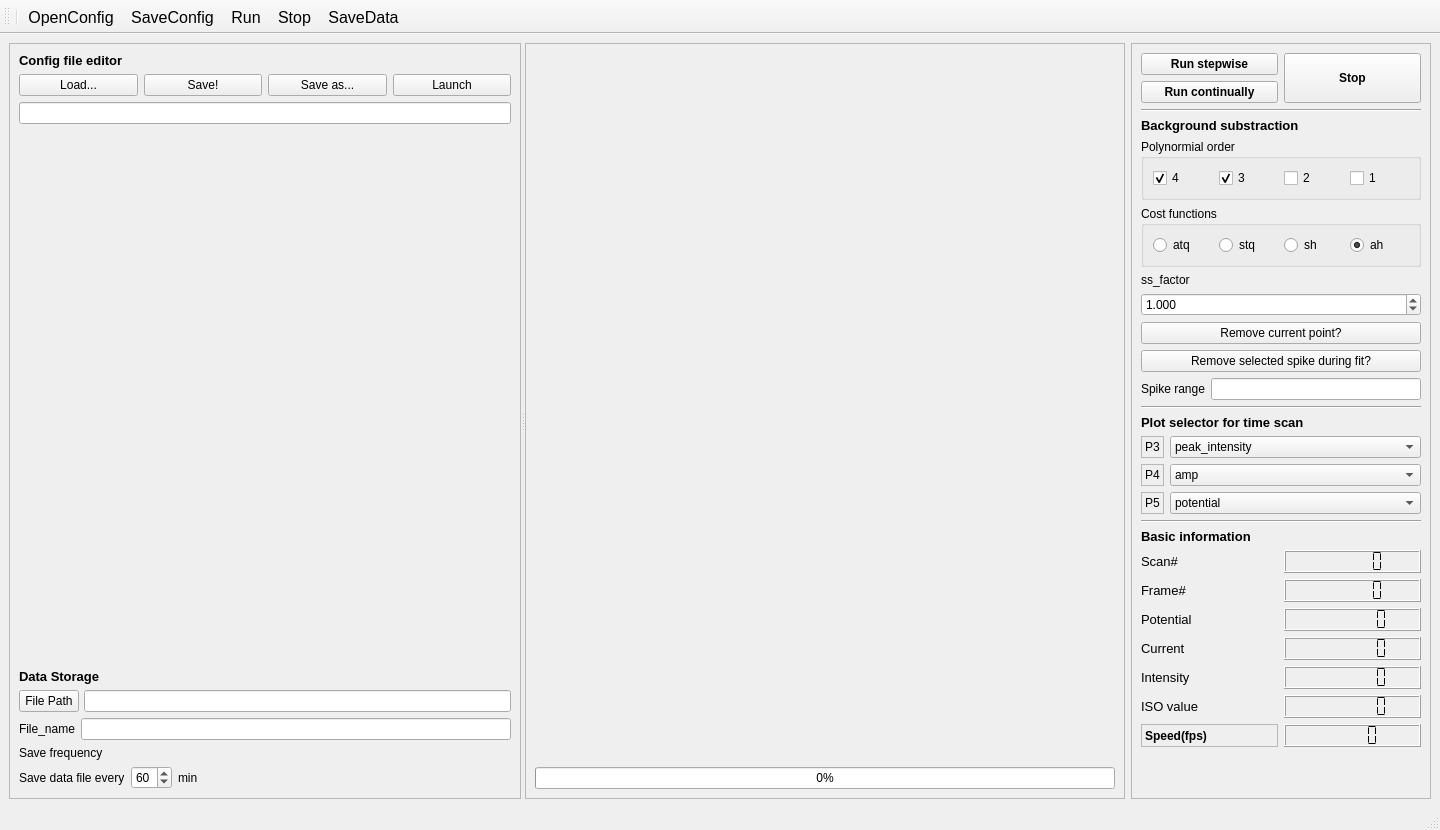
<?xml version="1.0" encoding="UTF-8"?>
<ui version="4.0">
 <class>MainWindow</class>
 <widget class="QMainWindow" name="MainWindow">
  <property name="geometry">
   <rect>
    <x>0</x>
    <y>0</y>
    <width>1440</width>
    <height>830</height>
   </rect>
  </property>
  <property name="sizePolicy">
   <sizepolicy hsizetype="Expanding" vsizetype="Preferred">
    <horstretch>0</horstretch>
    <verstretch>0</verstretch>
   </sizepolicy>
  </property>
  <property name="windowTitle">
   <string>MainWindow</string>
  </property>
  <widget class="QWidget" name="centralwidget">
   <layout class="QGridLayout" name="gridLayout_3">
    <item row="0" column="0">
     <widget class="QSplitter" name="splitter">
      <property name="orientation">
       <enum>Qt::Horizontal</enum>
      </property>
      <widget class="QFrame" name="frame">
       <property name="sizePolicy">
        <sizepolicy hsizetype="Fixed" vsizetype="Expanding">
         <horstretch>0</horstretch>
         <verstretch>0</verstretch>
        </sizepolicy>
       </property>
       <property name="maximumSize">
        <size>
         <width>100000</width>
         <height>16777215</height>
        </size>
       </property>
       <property name="frameShape">
        <enum>QFrame::StyledPanel</enum>
       </property>
       <property name="frameShadow">
        <enum>QFrame::Raised</enum>
       </property>
       <layout class="QVBoxLayout" name="verticalLayout">
        <item>
         <widget class="QLabel" name="label">
          <property name="sizePolicy">
           <sizepolicy hsizetype="Fixed" vsizetype="Fixed">
            <horstretch>0</horstretch>
            <verstretch>0</verstretch>
           </sizepolicy>
          </property>
          <property name="font">
           <font>
            <pointsize>10</pointsize>
            <weight>75</weight>
            <bold>true</bold>
           </font>
          </property>
          <property name="text">
           <string>Config file editor</string>
          </property>
         </widget>
        </item>
        <item>
         <layout class="QHBoxLayout" name="horizontalLayout_2">
          <property name="sizeConstraint">
           <enum>QLayout::SetDefaultConstraint</enum>
          </property>
          <item>
           <widget class="QPushButton" name="open">
            <property name="sizePolicy">
             <sizepolicy hsizetype="Expanding" vsizetype="Fixed">
              <horstretch>0</horstretch>
              <verstretch>0</verstretch>
             </sizepolicy>
            </property>
            <property name="text">
             <string>Load...</string>
            </property>
           </widget>
          </item>
          <item>
           <widget class="QPushButton" name="save">
            <property name="sizePolicy">
             <sizepolicy hsizetype="Expanding" vsizetype="Fixed">
              <horstretch>0</horstretch>
              <verstretch>0</verstretch>
             </sizepolicy>
            </property>
            <property name="text">
             <string>Save!</string>
            </property>
           </widget>
          </item>
          <item>
           <widget class="QPushButton" name="saveas">
            <property name="sizePolicy">
             <sizepolicy hsizetype="Expanding" vsizetype="Fixed">
              <horstretch>0</horstretch>
              <verstretch>0</verstretch>
             </sizepolicy>
            </property>
            <property name="text">
             <string>Save as...</string>
            </property>
           </widget>
          </item>
          <item>
           <widget class="QPushButton" name="launch">
            <property name="sizePolicy">
             <sizepolicy hsizetype="Expanding" vsizetype="Fixed">
              <horstretch>0</horstretch>
              <verstretch>0</verstretch>
             </sizepolicy>
            </property>
            <property name="text">
             <string>Launch</string>
            </property>
           </widget>
          </item>
         </layout>
        </item>
        <item>
         <widget class="QLineEdit" name="lineEdit">
          <property name="sizePolicy">
           <sizepolicy hsizetype="Expanding" vsizetype="Fixed">
            <horstretch>0</horstretch>
            <verstretch>0</verstretch>
           </sizepolicy>
          </property>
          <property name="maximumSize">
           <size>
            <width>4000000</width>
            <height>16777215</height>
           </size>
          </property>
         </widget>
        </item>
        <item>
         <widget class="SolverParameters" name="widget_config" native="true">
          <property name="sizePolicy">
           <sizepolicy hsizetype="Preferred" vsizetype="Expanding">
            <horstretch>0</horstretch>
            <verstretch>0</verstretch>
           </sizepolicy>
          </property>
         </widget>
        </item>
        <item>
         <widget class="QLabel" name="label_2">
          <property name="sizePolicy">
           <sizepolicy hsizetype="Fixed" vsizetype="Fixed">
            <horstretch>0</horstretch>
            <verstretch>0</verstretch>
           </sizepolicy>
          </property>
          <property name="font">
           <font>
            <pointsize>10</pointsize>
            <weight>75</weight>
            <bold>true</bold>
           </font>
          </property>
          <property name="text">
           <string>Data Storage</string>
          </property>
         </widget>
        </item>
        <item>
         <layout class="QHBoxLayout" name="horizontalLayout_3" stretch="0,0">
          <property name="spacing">
           <number>5</number>
          </property>
          <property name="sizeConstraint">
           <enum>QLayout::SetFixedSize</enum>
          </property>
          <item>
           <widget class="QPushButton" name="pushButton_filePath">
            <property name="sizePolicy">
             <sizepolicy hsizetype="Fixed" vsizetype="Fixed">
              <horstretch>0</horstretch>
              <verstretch>0</verstretch>
             </sizepolicy>
            </property>
            <property name="minimumSize">
             <size>
              <width>60</width>
              <height>0</height>
             </size>
            </property>
            <property name="maximumSize">
             <size>
              <width>50</width>
              <height>16777215</height>
             </size>
            </property>
            <property name="text">
             <string>File Path</string>
            </property>
           </widget>
          </item>
          <item>
           <widget class="QLineEdit" name="lineEdit_data_file_path">
            <property name="sizePolicy">
             <sizepolicy hsizetype="Expanding" vsizetype="Fixed">
              <horstretch>0</horstretch>
              <verstretch>0</verstretch>
             </sizepolicy>
            </property>
            <property name="minimumSize">
             <size>
              <width>230</width>
              <height>0</height>
             </size>
            </property>
            <property name="maximumSize">
             <size>
              <width>3500000</width>
              <height>16777215</height>
             </size>
            </property>
            <property name="inputMask">
             <string notr="true" extracomment="file_name.xlsx"/>
            </property>
            <property name="text">
             <string extracomment="file_name.xlsx"/>
            </property>
           </widget>
          </item>
         </layout>
        </item>
        <item>
         <layout class="QHBoxLayout" name="horizontalLayout_4">
          <property name="sizeConstraint">
           <enum>QLayout::SetFixedSize</enum>
          </property>
          <item>
           <widget class="QLabel" name="label_16">
            <property name="sizePolicy">
             <sizepolicy hsizetype="Fixed" vsizetype="Fixed">
              <horstretch>0</horstretch>
              <verstretch>0</verstretch>
             </sizepolicy>
            </property>
            <property name="text">
             <string>File_name</string>
            </property>
           </widget>
          </item>
          <item>
           <widget class="QLineEdit" name="lineEdit_data_file_name">
            <property name="sizePolicy">
             <sizepolicy hsizetype="Expanding" vsizetype="Fixed">
              <horstretch>0</horstretch>
              <verstretch>0</verstretch>
             </sizepolicy>
            </property>
            <property name="maximumSize">
             <size>
              <width>3500000</width>
              <height>16777215</height>
             </size>
            </property>
           </widget>
          </item>
         </layout>
        </item>
        <item>
         <widget class="QLabel" name="label_6">
          <property name="minimumSize">
           <size>
            <width>0</width>
            <height>13</height>
           </size>
          </property>
          <property name="text">
           <string>Save frequency</string>
          </property>
         </widget>
        </item>
        <item>
         <layout class="QHBoxLayout" name="horizontalLayout_5">
          <item>
           <widget class="QLabel" name="label_7">
            <property name="text">
             <string>Save data file every</string>
            </property>
           </widget>
          </item>
          <item>
           <widget class="QSpinBox" name="spinBox_save_frequency">
            <property name="value">
             <number>60</number>
            </property>
           </widget>
          </item>
          <item>
           <widget class="QLabel" name="label_8">
            <property name="text">
             <string>min</string>
            </property>
           </widget>
          </item>
          <item>
           <spacer name="horizontalSpacer">
            <property name="orientation">
             <enum>Qt::Horizontal</enum>
            </property>
            <property name="sizeHint" stdset="0">
             <size>
              <width>40</width>
              <height>20</height>
             </size>
            </property>
           </spacer>
          </item>
         </layout>
        </item>
       </layout>
      </widget>
      <widget class="QFrame" name="frame_2">
       <property name="sizePolicy">
        <sizepolicy hsizetype="Expanding" vsizetype="Preferred">
         <horstretch>0</horstretch>
         <verstretch>0</verstretch>
        </sizepolicy>
       </property>
       <property name="minimumSize">
        <size>
         <width>600</width>
         <height>0</height>
        </size>
       </property>
       <property name="frameShape">
        <enum>QFrame::StyledPanel</enum>
       </property>
       <property name="frameShadow">
        <enum>QFrame::Raised</enum>
       </property>
       <layout class="QVBoxLayout" name="verticalLayout_2">
        <item>
         <layout class="QVBoxLayout" name="verticalLayout_4">
          <property name="sizeConstraint">
           <enum>QLayout::SetMaximumSize</enum>
          </property>
          <item>
           <widget class="GraphicsLayoutWidget" name="widget_image" native="true">
            <property name="sizePolicy">
             <sizepolicy hsizetype="Expanding" vsizetype="Expanding">
              <horstretch>0</horstretch>
              <verstretch>0</verstretch>
             </sizepolicy>
            </property>
           </widget>
          </item>
          <item>
           <widget class="QProgressBar" name="progressBar">
            <property name="value">
             <number>0</number>
            </property>
           </widget>
          </item>
         </layout>
        </item>
       </layout>
      </widget>
     </widget>
    </item>
    <item row="0" column="1">
     <widget class="QFrame" name="frame_3">
      <property name="sizePolicy">
       <sizepolicy hsizetype="Expanding" vsizetype="Preferred">
        <horstretch>0</horstretch>
        <verstretch>0</verstretch>
       </sizepolicy>
      </property>
      <property name="maximumSize">
       <size>
        <width>300</width>
        <height>16777215</height>
       </size>
      </property>
      <property name="frameShape">
       <enum>QFrame::StyledPanel</enum>
      </property>
      <property name="frameShadow">
       <enum>QFrame::Raised</enum>
      </property>
      <layout class="QVBoxLayout" name="verticalLayout_3">
       <item>
        <layout class="QHBoxLayout" name="horizontalLayout_6">
         <item>
          <layout class="QVBoxLayout" name="verticalLayout_6">
           <item>
            <widget class="QPushButton" name="runstepwise">
             <property name="sizePolicy">
              <sizepolicy hsizetype="Preferred" vsizetype="Fixed">
               <horstretch>0</horstretch>
               <verstretch>0</verstretch>
              </sizepolicy>
             </property>
             <property name="font">
              <font>
               <weight>75</weight>
               <bold>true</bold>
              </font>
             </property>
             <property name="text">
              <string>Run stepwise</string>
             </property>
            </widget>
           </item>
           <item>
            <widget class="QPushButton" name="plot">
             <property name="sizePolicy">
              <sizepolicy hsizetype="Preferred" vsizetype="Fixed">
               <horstretch>0</horstretch>
               <verstretch>0</verstretch>
              </sizepolicy>
             </property>
             <property name="font">
              <font>
               <weight>75</weight>
               <bold>true</bold>
              </font>
             </property>
             <property name="text">
              <string>Run continually</string>
             </property>
            </widget>
           </item>
          </layout>
         </item>
         <item>
          <widget class="QPushButton" name="stopBtn">
           <property name="sizePolicy">
            <sizepolicy hsizetype="Preferred" vsizetype="Preferred">
             <horstretch>0</horstretch>
             <verstretch>0</verstretch>
            </sizepolicy>
           </property>
           <property name="font">
            <font>
             <weight>75</weight>
             <bold>true</bold>
            </font>
           </property>
           <property name="text">
            <string>Stop</string>
           </property>
          </widget>
         </item>
        </layout>
       </item>
       <item>
        <widget class="Line" name="line_3">
         <property name="orientation">
          <enum>Qt::Horizontal</enum>
         </property>
        </widget>
       </item>
       <item>
        <widget class="QLabel" name="label_4">
         <property name="font">
          <font>
           <pointsize>10</pointsize>
           <weight>75</weight>
           <bold>true</bold>
          </font>
         </property>
         <property name="text">
          <string>Background substraction</string>
         </property>
        </widget>
       </item>
       <item>
        <widget class="QGroupBox" name="groupBox_2">
         <property name="title">
          <string>Polynormial order</string>
         </property>
         <layout class="QHBoxLayout" name="horizontalLayout_7">
          <item>
           <widget class="QCheckBox" name="checkBox_order4">
            <property name="text">
             <string>4</string>
            </property>
            <property name="checked">
             <bool>true</bool>
            </property>
           </widget>
          </item>
          <item>
           <widget class="QCheckBox" name="checkBox_order3">
            <property name="text">
             <string>3</string>
            </property>
            <property name="checked">
             <bool>true</bool>
            </property>
           </widget>
          </item>
          <item>
           <widget class="QCheckBox" name="checkBox_order2">
            <property name="text">
             <string>2</string>
            </property>
           </widget>
          </item>
          <item>
           <widget class="QCheckBox" name="checkBox_order1">
            <property name="text">
             <string>1</string>
            </property>
            <property name="checked">
             <bool>false</bool>
            </property>
           </widget>
          </item>
         </layout>
        </widget>
       </item>
       <item>
        <widget class="QGroupBox" name="groupBox_cost_func">
         <property name="title">
          <string>Cost functions</string>
         </property>
         <layout class="QHBoxLayout" name="horizontalLayout_9">
          <item>
           <widget class="QRadioButton" name="radioButton_atq">
            <property name="text">
             <string>atq</string>
            </property>
            <property name="checked">
             <bool>false</bool>
            </property>
           </widget>
          </item>
          <item>
           <widget class="QRadioButton" name="radioButton_stq">
            <property name="text">
             <string>stq</string>
            </property>
           </widget>
          </item>
          <item>
           <widget class="QRadioButton" name="radioButton_sh">
            <property name="text">
             <string>sh</string>
            </property>
           </widget>
          </item>
          <item>
           <widget class="QRadioButton" name="radioButton_ah">
            <property name="text">
             <string>ah</string>
            </property>
            <property name="checked">
             <bool>true</bool>
            </property>
           </widget>
          </item>
         </layout>
        </widget>
       </item>
       <item>
        <widget class="QLabel" name="label_3">
         <property name="text">
          <string>ss_factor</string>
         </property>
        </widget>
       </item>
       <item>
        <widget class="QDoubleSpinBox" name="doubleSpinBox_ss_factor">
         <property name="decimals">
          <number>3</number>
         </property>
         <property name="maximum">
          <double>20.000000000000000</double>
         </property>
         <property name="singleStep">
          <double>0.100000000000000</double>
         </property>
         <property name="value">
          <double>1.000000000000000</double>
         </property>
        </widget>
       </item>
       <item>
        <widget class="QPushButton" name="pushButton_remove_current_point">
         <property name="text">
          <string>Remove current point?</string>
         </property>
        </widget>
       </item>
       <item>
        <widget class="QPushButton" name="pushButton_remove_spike">
         <property name="text">
          <string>Remove selected spike during fit?</string>
         </property>
        </widget>
       </item>
       <item>
        <layout class="QHBoxLayout" name="horizontalLayout_8">
         <item>
          <widget class="QLabel" name="label_20">
           <property name="sizePolicy">
            <sizepolicy hsizetype="Fixed" vsizetype="Preferred">
             <horstretch>0</horstretch>
             <verstretch>0</verstretch>
            </sizepolicy>
           </property>
           <property name="text">
            <string>Spike range</string>
           </property>
          </widget>
         </item>
         <item>
          <widget class="QLineEdit" name="lineEdit_spike_range"/>
         </item>
        </layout>
       </item>
       <item>
        <widget class="Line" name="line_2">
         <property name="orientation">
          <enum>Qt::Horizontal</enum>
         </property>
        </widget>
       </item>
       <item>
        <widget class="QLabel" name="label_5">
         <property name="sizePolicy">
          <sizepolicy hsizetype="Preferred" vsizetype="Fixed">
           <horstretch>0</horstretch>
           <verstretch>0</verstretch>
          </sizepolicy>
         </property>
         <property name="font">
          <font>
           <pointsize>10</pointsize>
           <weight>75</weight>
           <bold>true</bold>
          </font>
         </property>
         <property name="text">
          <string>Plot selector for time scan</string>
         </property>
        </widget>
       </item>
       <item>
        <layout class="QFormLayout" name="formLayout">
         <property name="labelAlignment">
          <set>Qt::AlignCenter</set>
         </property>
         <item row="1" column="0">
          <widget class="QLabel" name="label_18">
           <property name="frameShape">
            <enum>QFrame::StyledPanel</enum>
           </property>
           <property name="text">
            <string>P4</string>
           </property>
          </widget>
         </item>
         <item row="1" column="1">
          <widget class="QComboBox" name="comboBox_p4">
           <item>
            <property name="text">
             <string>amp</string>
            </property>
           </item>
           <item>
            <property name="text">
             <string>FWHM</string>
            </property>
           </item>
           <item>
            <property name="text">
             <string>peak_pos</string>
            </property>
           </item>
          </widget>
         </item>
         <item row="2" column="0">
          <widget class="QLabel" name="label_19">
           <property name="frameShape">
            <enum>QFrame::StyledPanel</enum>
           </property>
           <property name="text">
            <string>P5</string>
           </property>
          </widget>
         </item>
         <item row="2" column="1">
          <widget class="QComboBox" name="comboBox_p5">
           <item>
            <property name="text">
             <string>potential</string>
            </property>
           </item>
           <item>
            <property name="text">
             <string>current</string>
            </property>
           </item>
          </widget>
         </item>
         <item row="0" column="0">
          <widget class="QLabel" name="label_17">
           <property name="frameShape">
            <enum>QFrame::StyledPanel</enum>
           </property>
           <property name="text">
            <string>P3</string>
           </property>
          </widget>
         </item>
         <item row="0" column="1">
          <widget class="QComboBox" name="comboBox_p3">
           <item>
            <property name="text">
             <string>peak_intensity</string>
            </property>
           </item>
           <item>
            <property name="text">
             <string>bkg_intensity</string>
            </property>
           </item>
          </widget>
         </item>
        </layout>
       </item>
       <item>
        <widget class="Line" name="line">
         <property name="orientation">
          <enum>Qt::Horizontal</enum>
         </property>
        </widget>
       </item>
       <item>
        <widget class="QLabel" name="label_9">
         <property name="sizePolicy">
          <sizepolicy hsizetype="Fixed" vsizetype="Fixed">
           <horstretch>0</horstretch>
           <verstretch>0</verstretch>
          </sizepolicy>
         </property>
         <property name="font">
          <font>
           <pointsize>10</pointsize>
           <weight>75</weight>
           <bold>true</bold>
          </font>
         </property>
         <property name="text">
          <string>Basic information</string>
         </property>
        </widget>
       </item>
       <item>
        <layout class="QGridLayout" name="gridLayout_5">
         <item row="0" column="0">
          <layout class="QGridLayout" name="gridLayout">
           <item row="2" column="0">
            <widget class="QLabel" name="label_12">
             <property name="font">
              <font>
               <pointsize>10</pointsize>
              </font>
             </property>
             <property name="text">
              <string>Potential</string>
             </property>
            </widget>
           </item>
           <item row="0" column="0">
            <widget class="QLabel" name="label_10">
             <property name="font">
              <font>
               <pointsize>10</pointsize>
              </font>
             </property>
             <property name="text">
              <string>Scan#</string>
             </property>
            </widget>
           </item>
           <item row="1" column="0">
            <widget class="QLabel" name="label_11">
             <property name="font">
              <font>
               <pointsize>10</pointsize>
              </font>
             </property>
             <property name="text">
              <string>Frame#</string>
             </property>
            </widget>
           </item>
           <item row="4" column="0">
            <widget class="QLabel" name="label_14">
             <property name="font">
              <font>
               <pointsize>10</pointsize>
              </font>
             </property>
             <property name="text">
              <string>Intensity</string>
             </property>
            </widget>
           </item>
           <item row="3" column="0">
            <widget class="QLabel" name="label_13">
             <property name="font">
              <font>
               <pointsize>10</pointsize>
              </font>
             </property>
             <property name="text">
              <string>Current</string>
             </property>
            </widget>
           </item>
           <item row="5" column="0">
            <widget class="QLabel" name="label_15">
             <property name="font">
              <font>
               <pointsize>10</pointsize>
              </font>
             </property>
             <property name="text">
              <string>ISO value</string>
             </property>
            </widget>
           </item>
           <item row="6" column="0">
            <widget class="QLabel" name="label_21">
             <property name="font">
              <font>
               <weight>75</weight>
               <bold>true</bold>
              </font>
             </property>
             <property name="frameShape">
              <enum>QFrame::StyledPanel</enum>
             </property>
             <property name="text">
              <string>Speed(fps)</string>
             </property>
            </widget>
           </item>
          </layout>
         </item>
         <item row="0" column="1">
          <layout class="QGridLayout" name="gridLayout_2">
           <item row="4" column="0">
            <widget class="QLCDNumber" name="lcdNumber_intensity">
             <property name="font">
              <font>
               <family>Times New Roman</family>
               <weight>75</weight>
               <bold>true</bold>
              </font>
             </property>
             <property name="smallDecimalPoint">
              <bool>true</bool>
             </property>
             <property name="digitCount">
              <number>6</number>
             </property>
             <property name="segmentStyle">
              <enum>QLCDNumber::Flat</enum>
             </property>
            </widget>
           </item>
           <item row="2" column="0">
            <widget class="QLCDNumber" name="lcdNumber_potential">
             <property name="font">
              <font>
               <family>Times New Roman</family>
               <weight>75</weight>
               <bold>true</bold>
              </font>
             </property>
             <property name="smallDecimalPoint">
              <bool>true</bool>
             </property>
             <property name="digitCount">
              <number>6</number>
             </property>
             <property name="segmentStyle">
              <enum>QLCDNumber::Flat</enum>
             </property>
            </widget>
           </item>
           <item row="3" column="0">
            <widget class="QLCDNumber" name="lcdNumber_current">
             <property name="font">
              <font>
               <family>Times New Roman</family>
               <weight>75</weight>
               <bold>true</bold>
              </font>
             </property>
             <property name="layoutDirection">
              <enum>Qt::LeftToRight</enum>
             </property>
             <property name="smallDecimalPoint">
              <bool>true</bool>
             </property>
             <property name="digitCount">
              <number>6</number>
             </property>
             <property name="segmentStyle">
              <enum>QLCDNumber::Flat</enum>
             </property>
            </widget>
           </item>
           <item row="0" column="0">
            <widget class="QLCDNumber" name="lcdNumber_scan_number">
             <property name="font">
              <font>
               <family>Times New Roman</family>
               <weight>50</weight>
               <bold>false</bold>
               <stylestrategy>NoAntialias</stylestrategy>
              </font>
             </property>
             <property name="smallDecimalPoint">
              <bool>false</bool>
             </property>
             <property name="digitCount">
              <number>6</number>
             </property>
             <property name="mode">
              <enum>QLCDNumber::Dec</enum>
             </property>
             <property name="segmentStyle">
              <enum>QLCDNumber::Flat</enum>
             </property>
             <property name="value" stdset="0">
              <double>0.000000000000000</double>
             </property>
             <property name="intValue" stdset="0">
              <number>0</number>
             </property>
            </widget>
           </item>
           <item row="1" column="0">
            <widget class="QLCDNumber" name="lcdNumber_frame_number">
             <property name="font">
              <font>
               <family>Times New Roman</family>
               <weight>75</weight>
               <bold>true</bold>
              </font>
             </property>
             <property name="smallDecimalPoint">
              <bool>false</bool>
             </property>
             <property name="digitCount">
              <number>6</number>
             </property>
             <property name="segmentStyle">
              <enum>QLCDNumber::Flat</enum>
             </property>
             <property name="intValue" stdset="0">
              <number>0</number>
             </property>
            </widget>
           </item>
           <item row="5" column="0">
            <widget class="QLCDNumber" name="lcdNumber_iso">
             <property name="font">
              <font>
               <family>Times New Roman</family>
               <weight>75</weight>
               <bold>true</bold>
              </font>
             </property>
             <property name="smallDecimalPoint">
              <bool>true</bool>
             </property>
             <property name="digitCount">
              <number>6</number>
             </property>
             <property name="segmentStyle">
              <enum>QLCDNumber::Flat</enum>
             </property>
            </widget>
           </item>
           <item row="6" column="0">
            <widget class="QLCDNumber" name="lcdNumber_speed">
             <property name="font">
              <font>
               <weight>75</weight>
               <bold>true</bold>
              </font>
             </property>
             <property name="frameShadow">
              <enum>QFrame::Raised</enum>
             </property>
             <property name="segmentStyle">
              <enum>QLCDNumber::Flat</enum>
             </property>
            </widget>
           </item>
          </layout>
         </item>
        </layout>
       </item>
       <item>
        <spacer name="verticalSpacer">
         <property name="orientation">
          <enum>Qt::Vertical</enum>
         </property>
         <property name="sizeHint" stdset="0">
          <size>
           <width>20</width>
           <height>40</height>
          </size>
         </property>
        </spacer>
       </item>
      </layout>
     </widget>
    </item>
   </layout>
  </widget>
  <widget class="QMenuBar" name="menubar">
   <property name="geometry">
    <rect>
     <x>0</x>
     <y>0</y>
     <width>1440</width>
     <height>22</height>
    </rect>
   </property>
  </widget>
  <widget class="QStatusBar" name="statusbar"/>
  <widget class="QToolBar" name="toolBar">
   <property name="font">
    <font>
     <pointsize>12</pointsize>
     <weight>50</weight>
     <italic>false</italic>
     <bold>false</bold>
     <underline>false</underline>
     <strikeout>false</strikeout>
    </font>
   </property>
   <property name="windowTitle">
    <string>toolBar</string>
   </property>
   <attribute name="toolBarArea">
    <enum>TopToolBarArea</enum>
   </attribute>
   <attribute name="toolBarBreak">
    <bool>false</bool>
   </attribute>
   <addaction name="separator"/>
   <addaction name="actionOpenConfig"/>
   <addaction name="actionSaveConfig"/>
   <addaction name="actionRun"/>
   <addaction name="actionStop"/>
   <addaction name="actionSaveData"/>
  </widget>
  <action name="actionOpenConfig">
   <property name="icon">
    <iconset>
     <normalon>../../../icons/blue-folder--arrow.png</normalon>
    </iconset>
   </property>
   <property name="text">
    <string>OpenConfig</string>
   </property>
  </action>
  <action name="actionSaveConfig">
   <property name="icon">
    <iconset>
     <normalon>../../../icons/application-dock-270.png</normalon>
    </iconset>
   </property>
   <property name="text">
    <string>SaveConfig</string>
   </property>
  </action>
  <action name="actionRun">
   <property name="icon">
    <iconset>
     <normaloff>../../../icons/clapperboard--arrow.png</normaloff>
     <normalon>../../../icons/battery-charge.png</normalon>../../../icons/clapperboard--arrow.png</iconset>
   </property>
   <property name="text">
    <string>Run</string>
   </property>
  </action>
  <action name="actionSaveData">
   <property name="icon">
    <iconset>
     <normalon>../../../icons/disc--plus.png</normalon>
    </iconset>
   </property>
   <property name="text">
    <string>SaveData</string>
   </property>
  </action>
  <action name="actionStop">
   <property name="icon">
    <iconset>
     <normalon>../../../icons/clapperboard--minus.png</normalon>
    </iconset>
   </property>
   <property name="text">
    <string>Stop</string>
   </property>
  </action>
 </widget>
 <customwidgets>
  <customwidget>
   <class>GraphicsLayoutWidget</class>
   <extends>QWidget</extends>
   <header location="global">pyqtgraph.h</header>
   <container>1</container>
  </customwidget>
  <customwidget>
   <class>SolverParameters</class>
   <extends>QWidget</extends>
   <header location="global">parameter_tree.h</header>
   <container>1</container>
  </customwidget>
 </customwidgets>
 <resources/>
 <connections/>
</ui>
